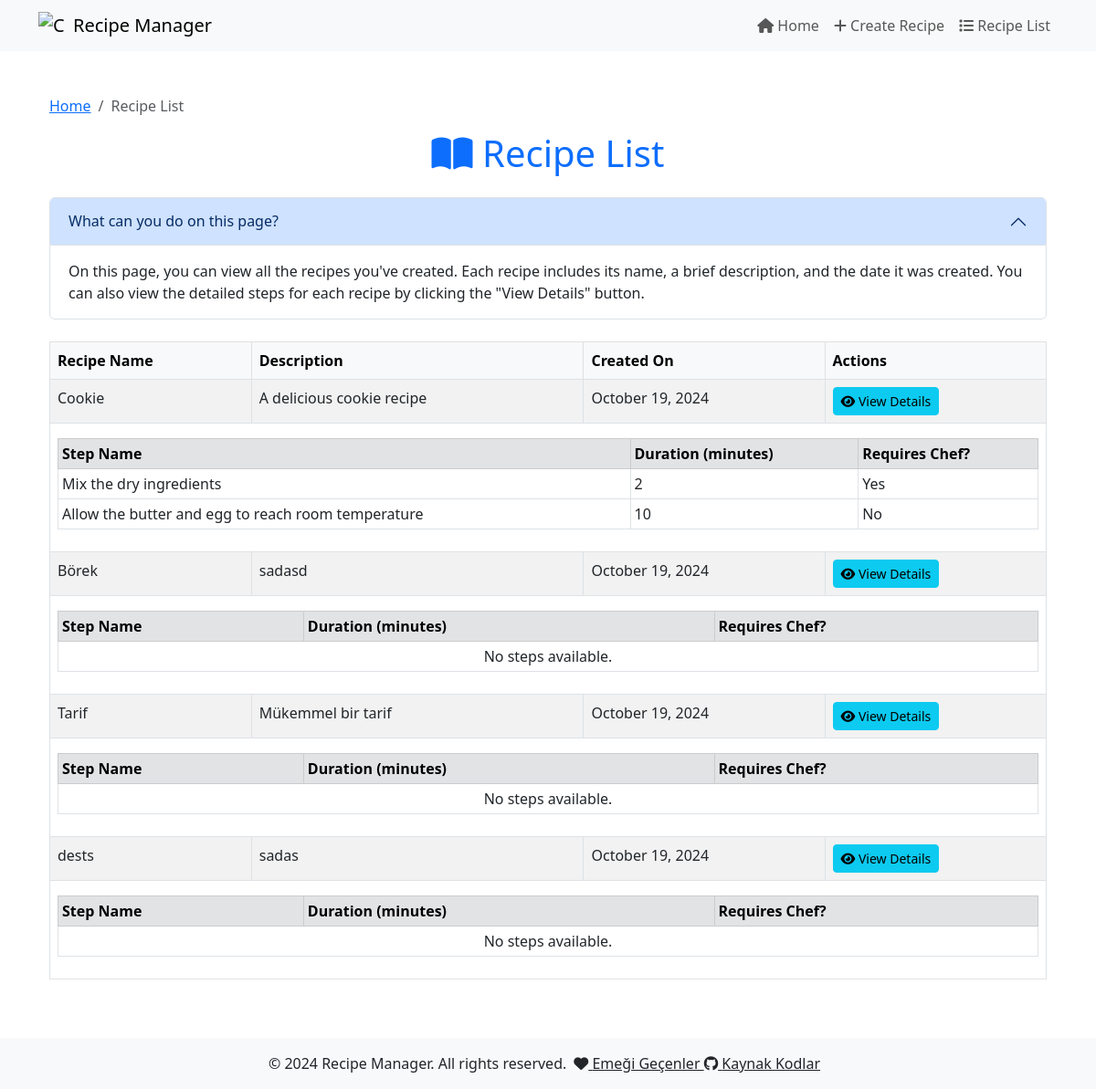
Before: /recipe/list/ with the older database file.
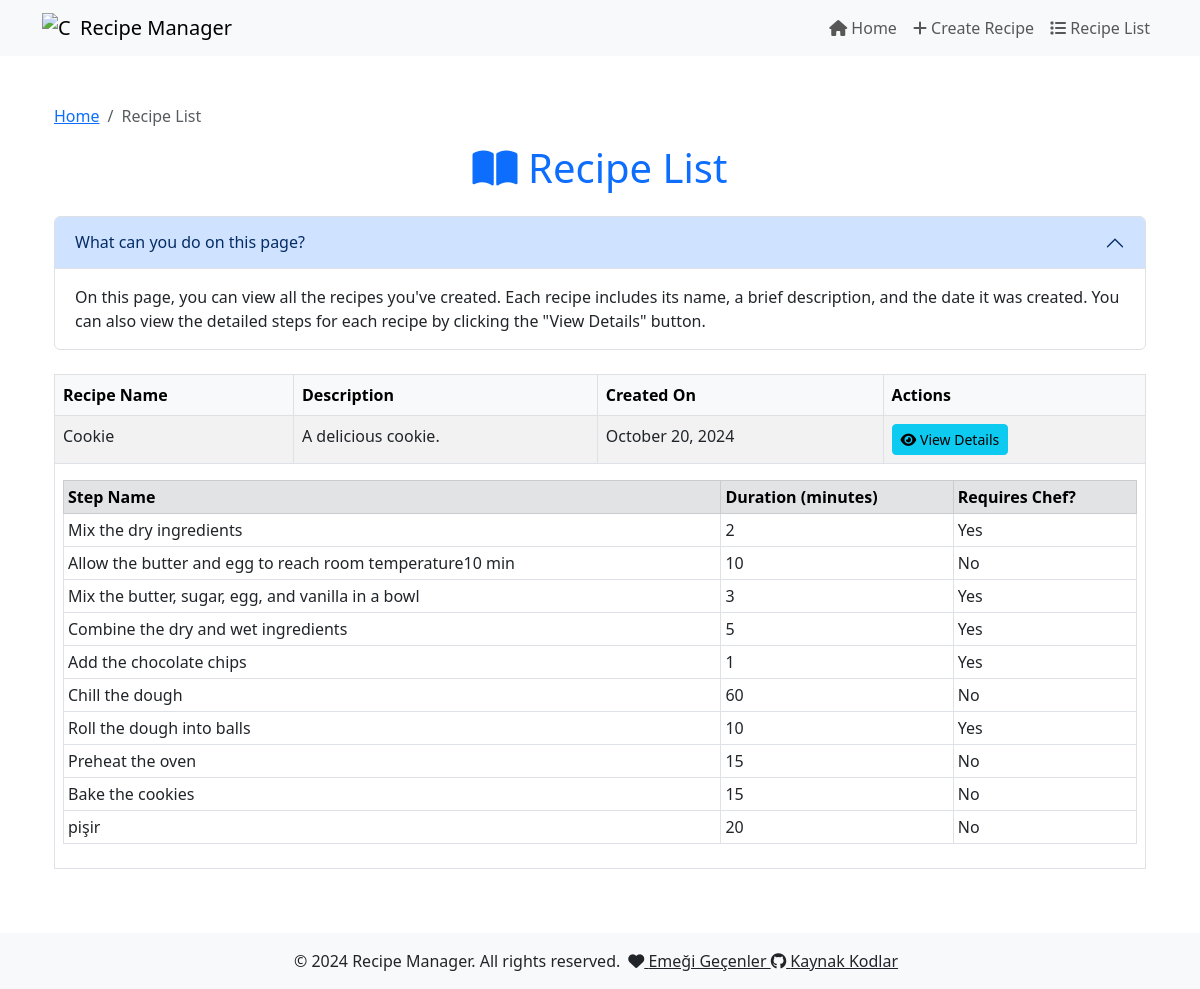
After: the same page with the newer database file.
### recipe_optimizer/models.py (models this page shows, shortened)
class Recipe(models.Model):
    name = models.CharField(max_length=200)
    description = models.TextField()
    created_at = models.DateTimeField(auto_now_add=True)

class RecipeStep(models.Model):
    recipe = models.ForeignKey(Recipe, related_name='steps', on_delete=models.CASCADE)
    name = models.CharField(max_length=200)
    duration = models.PositiveIntegerField()  # Adım süresi (dakika)
    occupies_chef = models.BooleanField(default=True)  # Şefi meşgul ediyor mu?
    prerequisites = models.ManyToManyField('self', symmetrical=False, blank=True)  # Önceki adımlar

### recipe_optimizer/views.py (the view)
# urls.py: path('recipe/list/', views.recipe_list, name='recipe_list'),
def recipe_list(request):
    recipes = Recipe.objects.prefetch_related('steps').all()
    context = {
        'recipes': recipes,  # Tarifler ve adımlar context'e ekleniyor
    }
    return render(request, 'recipe_list.html', context)

### templates/recipe_list.html (shortened to what this page needs)
{% extends 'base.html' %}
{% block content %}
<div class="container mt-5">
    <nav aria-label="breadcrumb">
        <ol class="breadcrumb">
            <li class="breadcrumb-item"><a href="{% url 'index' %}">Home</a></li>
            <li class="breadcrumb-item active" aria-current="page">Recipe List</li>
        </ol>
    </nav>
    <h1 class="text-center mb-4 text-primary"><i class="fas fa-book-open"></i> Recipe List</h1>
    <div class="accordion mb-4" id="helpAccordion">
        <div class="accordion-item">
            <h2 class="accordion-header" id="headingOne">
                <button class="accordion-button" type="button" data-bs-toggle="collapse" data-bs-target="#collapseOne" aria-expanded="true" aria-controls="collapseOne">
                    What can you do on this page?
                </button>
            </h2>
            <div id="collapseOne" class="accordion-collapse collapse show" aria-labelledby="headingOne" data-bs-parent="#helpAccordion">
                <div class="accordion-body">
                    On this page, you can view all the recipes you've created. Each recipe includes its name, a brief description, and the date it was created. You can also view the detailed steps for each recipe by clicking the "View Details" button.
                </div>
            </div>
        </div>
    </div>
    <div class="table-responsive">
        <table class="table table-striped table-bordered">
            <thead class="table-light">
                <tr>
                    <th scope="col">Recipe Name</th>
                    <th scope="col">Description</th>
                    <th scope="col">Created On</th>
                    <th scope="col">Actions</th>
                </tr>
            </thead>
            <tbody>
                {% for recipe in recipes %}
                <tr>
                    <td>{{ recipe.name }}</td>
                    <td>{{ recipe.description|truncatewords:15 }}</td>
                    <td>{{ recipe.created_at|date:"F j, Y" }}</td>
                    <td>
                        <a href="{% url 'optimize' recipe.id %}" class="btn btn-info btn-sm">
                            <i class="fas fa-eye"></i> View Details
                        </a>
                    </td>
                </tr>
                <tr>
                    <td colspan="4">
                        <div class="table-responsive">
                            <table class="table table-sm table-bordered mt-2">
                                <thead class="table-secondary">
                                    <tr>
                                        <th scope="col">Step Name</th>
                                        <th scope="col">Duration (minutes)</th>
                                        <th scope="col">Requires Chef?</th>
                                    </tr>
                                </thead>
                                <tbody>
                                    {% if recipe.steps.exists %}
                                        {% for step in recipe.steps.all %}
                                        <tr>
                                            <td>{{ step.name }}</td>
                                            <td>{{ step.duration }}</td>
                                            <td>{{ step.occupies_chef|yesno:"Yes, No" }}</td>
                                        </tr>
                                        {% endfor %}
                                    {% else %}
                                        <tr>
                                            <td colspan="3" class="text-center">No steps available.</td>
                                        </tr>
                                    {% endif %}
                                </tbody>
                            </table>
                        </div>
                    </td>
                </tr>
                {% endfor %}
            </tbody>
        </table>
    </div>
</div>
{% endblock %}

### templates/base.html (shortened to what this page needs)
<!DOCTYPE html>
<html lang="en">
<head>
{%  load static %}
    <link href="https://cdn.jsdelivr.net/npm/bootstrap@5.3.0-alpha1/dist/css/bootstrap.min.css" rel="stylesheet">
    <link rel="stylesheet" href="https://cdnjs.cloudflare.com/ajax/libs/font-awesome/6.0.0-beta3/css/all.min.css">
</head>
<body class="d-flex flex-column min-vh-100">
    {% include 'partials/navbar.html' %}
    <div class="container flex-grow-1">
        {% block content %}
        {% endblock %}
    </div>
    {% include 'partials/footer.html' %}
</body>
</html>

### templates/partials/navbar.html (shortened to what this page needs)
<nav class="navbar navbar-expand-lg navbar-light bg-light">
    <div class="container">
        <a class="navbar-brand d-flex align-items-center" href="{% url 'index' %}">
            <img src="https://www.canbula.com/cookie/chef.png" alt="Chef Logo" style="width: 30px; height: 30px; margin-right: 8px;">
            Recipe Manager
        </a>
        <div class="collapse navbar-collapse" id="navbarNav">
            <ul class="navbar-nav ms-auto">
                <li class="nav-item">
                    <a class="nav-link" href="{% url 'index' %}">
                        <i class="fas fa-home"></i> Home
                    </a>
                </li>
                <li class="nav-item">
                    <a class="nav-link" href="{% url 'create_recipe' %}">
                        <i class="fas fa-plus"></i> Create Recipe
                    </a>
                </li>
                <li class="nav-item">
    <a class="nav-link" href="{% url 'recipe_list' %}">
        <i class="fas fa-list"></i> Recipe List
    </a>
</li>
            </ul>
        </div>
    </div>
</nav>

### templates/partials/footer.html (shortened to what this page needs)
<footer class="bg-light text-center text-lg-start mt-5">
    <div class="container p-3">
        <div class="text-center d-flex justify-content-center align-items-center">
            <span>© 2024 Recipe Manager. All rights reserved.</span>
            <span class="mx-2">
                <a href="#" class="text-dark" data-bs-toggle="modal" data-bs-target="#contributorsModal">
                    <i class="fas fa-heart"></i> Emeği Geçenler
                </a>
                <a href="https://github.com/furk4nbulut" class="text-dark">
                    <i class="fab fa-github"></i> Kaynak Kodlar
                </a>
            </span>
        </div>
    </div>
</footer>

Changed rows visible on the page:
removed Recipe: name "Börek", description "sadasd", created_at "October 19, 2024", shows "No steps available."
removed Recipe: name "Tarif", description "Mükemmel bir tarif", created_at "October 19, 2024", shows "No steps available."
removed Recipe: name "dests", description "sadas", created_at "October 19, 2024", shows "No steps available."
changed Recipe "Cookie": description "A delicious cookie recipe" → "A delicious cookie."; created_at "October 19, 2024" → "October 20, 2024"
changed RecipeStep: name "Allow the butter and egg to reach room temperature" → "Allow the butter and egg to reach room temperature10 min"
added RecipeStep: name "Mix the butter, sugar, egg, and vanilla in a bowl", duration "3", occupies_chef "Yes"
added RecipeStep: name "Combine the dry and wet ingredients", duration "5", occupies_chef "Yes"
added RecipeStep: name "Add the chocolate chips", duration "1", occupies_chef "Yes"
added RecipeStep: name "Chill the dough", duration "60", occupies_chef "No"
added RecipeStep: name "Roll the dough into balls", duration "10", occupies_chef "Yes"
added RecipeStep: name "Preheat the oven", duration "15", occupies_chef "No"
added RecipeStep: name "Bake the cookies", duration "15", occupies_chef "No"
added RecipeStep: name "pişir", duration "20", occupies_chef "No"
